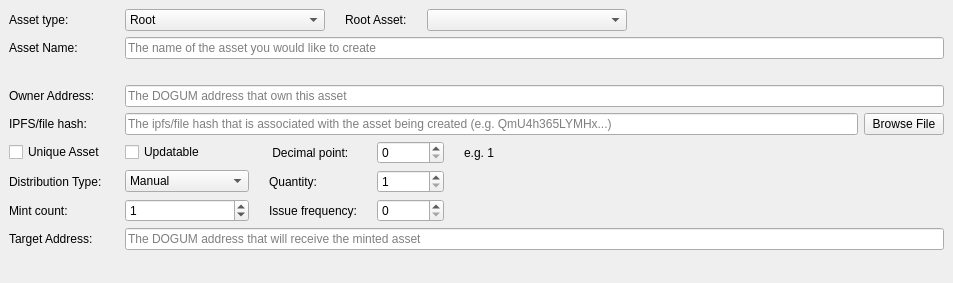
     <widget class="QWidget" name="scrollAreaWidgetContents">
      <property name="geometry">
       <rect>
        <x>0</x>
        <y>0</y>
        <width>953</width>
        <height>283</height>
       </rect>
      </property>
      <layout class="QVBoxLayout" name="verticalLayout_7" stretch="0,1">
       <property name="leftMargin">
        <number>0</number>
       </property>
       <property name="topMargin">
        <number>0</number>
       </property>
       <property name="rightMargin">
        <number>0</number>
       </property>
       <property name="bottomMargin">
        <number>0</number>
       </property>
       <item>
        <widget class="QFrame" name="frameAssetData">
         <property name="enabled">
          <bool>true</bool>
         </property>
         <property name="sizePolicy">
          <sizepolicy hsizetype="Expanding" vsizetype="Expanding">
           <horstretch>0</horstretch>
           <verstretch>0</verstretch>
          </sizepolicy>
         </property>
         <property name="frameShape">
          <enum>QFrame::NoFrame</enum>
         </property>
         <layout class="QGridLayout" name="gridLayout_2">
          <item row="15" column="0">
           <widget class="QLabel" name="targetLabel">
            <property name="toolTip">
             <string>&lt;html&gt;&lt;head/&gt;&lt;body&gt;&lt;p&gt;The DOGUM address that will receive the minted asset&lt;/p&gt;&lt;/body&gt;&lt;/html&gt;</string>
            </property>
            <property name="text">
             <string>Target Address:</string>
            </property>
           </widget>
          </item>
          <item row="4" column="0">
           <widget class="QLabel" name="addressLabel">
            <property name="toolTip">
             <string>&lt;html&gt;&lt;head/&gt;&lt;body&gt;&lt;p&gt;DOGUM address that will own this asset&lt;/p&gt;&lt;/body&gt;&lt;/html&gt;</string>
            </property>
            <property name="text">
             <string>Owner Address:</string>
            </property>
           </widget>
          </item>
          <item row="15" column="2">
           <layout class="QHBoxLayout" name="horizontalLayout_13">
            <item>
             <widget class="QValidatedLineEdit" name="targetaddressText">
              <property name="toolTip">
               <string>&lt;html&gt;&lt;head/&gt;&lt;body&gt;&lt;p&gt;The DOGUM address that will receive the minted asset&lt;/p&gt;&lt;/body&gt;&lt;/html&gt;</string>
              </property>
              <property name="placeholderText">
               <string>The DOGUM address that will receive the minted asset</string>
              </property>
             </widget>
            </item>
           </layout>
          </item>
          <item row="7" column="0">
           <widget class="QLabel" name="ipfsLabel">
            <property name="toolTip">
             <string>&lt;html&gt;&lt;head/&gt;&lt;body&gt;&lt;p&gt;[Optional] The ipfs/file hash that contains information about the asset&lt;/p&gt;&lt;/body&gt;&lt;/html&gt;</string>
            </property>
            <property name="text">
             <string>IPFS/file hash:</string>
            </property>
           </widget>
          </item>
          <item row="7" column="2">
           <layout class="QHBoxLayout" name="horizontalLayout_6">
            <item>
             <widget class="QValidatedLineEdit" name="ipfsText">
              <property name="toolTip">
               <string>&lt;html&gt;&lt;head/&gt;&lt;body&gt;&lt;p&gt;[Optional] The ipfs/file hash that contains information about the asset&lt;/p&gt;&lt;/body&gt;&lt;/html&gt;</string>
              </property>
              <property name="maxLength">
               <number>128</number>
              </property>
              <property name="placeholderText">
               <string>The ipfs/file hash that is associated with the asset being created (e.g. QmU4h365LYMHx...)</string>
              </property>
             </widget>
            </item>
            <item>
             <widget class="QPushButton" name="openIpfsButton">
              <property name="text">
               <string>Browse File</string>
              </property>
             </widget>
            </item>
           </layout>
          </item>
          <item row="1" column="2">
           <layout class="QHBoxLayout" name="horizontalLayout">
            <item>
             <widget class="QValidatedLineEdit" name="assetnameText">
              <property name="toolTip">
               <string>&lt;html&gt;&lt;head/&gt;&lt;body&gt;&lt;p&gt;a-z A-Z 0-9 and space&lt;/p&gt;&lt;/body&gt;&lt;/html&gt;</string>
              </property>
              <property name="maxLength">
               <number>128</number>
              </property>
              <property name="placeholderText">
               <string>The name of the asset you would like to create</string>
              </property>
             </widget>
            </item>
           </layout>
          </item>
          <item row="4" column="2">
           <layout class="QHBoxLayout" name="horizontalLayout_10">
            <item>
             <widget class="QValidatedLineEdit" name="owneraddressText">
              <property name="toolTip">
               <string>&lt;html&gt;&lt;head/&gt;&lt;body&gt;&lt;p&gt;DOGUM address that will own this asset&lt;/p&gt;&lt;/body&gt;&lt;/html&gt;</string>
              </property>
              <property name="text">
               <string/>
              </property>
              <property name="placeholderText">
               <string>The DOGUM address that own this asset</string>
              </property>
             </widget>
            </item>
           </layout>
          </item>
          <item row="1" column="0">
           <widget class="QLabel" name="assetNameLabel">
            <property name="text">
             <string>Asset Name:</string>
            </property>
           </widget>
          </item>
          <item row="11" column="0">
           <layout class="QGridLayout" name="gridLayout_3">
            <item row="1" column="0">
             <layout class="QHBoxLayout" name="horizontalLayout_2">
              <item>
               <widget class="QCheckBox" name="uniqueBox">
                <property name="toolTip">
                 <string>&lt;html&gt;&lt;head/&gt;&lt;body&gt;&lt;p&gt;Make this asset unique also known as NFT&lt;/p&gt;&lt;/body&gt;&lt;/html&gt;</string>
                </property>
                <property name="text">
                 <string>Unique Asset</string>
                </property>
               </widget>
              </item>
              <item>
               <widget class="QLabel" name="label">
                <property name="text">
                 <string/>
                </property>
               </widget>
              </item>
             </layout>
            </item>
            <item row="2" column="0">
             <widget class="QLabel" name="typeLabel">
              <property name="text">
               <string>Distribution Type:</string>
              </property>
              <property name="margin">
               <number>0</number>
              </property>
             </widget>
            </item>
            <item row="3" column="0">
             <widget class="QLabel" name="mintLabel">
              <property name="text">
               <string>Mint count:</string>
              </property>
             </widget>
            </item>
           </layout>
          </item>
          <item row="11" column="2">
           <layout class="QGridLayout" name="gridLayout">
            <property name="rightMargin">
             <number>0</number>
            </property>
            <property name="horizontalSpacing">
             <number>20</number>
            </property>
            <item row="1" column="2">
             <widget class="QDoubleSpinBox" name="quantitySpinBox">
              <property name="toolTip">
               <string>The number of assets that will be created</string>
              </property>
              <property name="decimals">
               <number>0</number>
              </property>
              <property name="minimum">
               <double>1.000000000000000</double>
              </property>
              <property name="maximum">
               <double>2100000000000.000000000000000</double>
              </property>
              <property name="value">
               <double>1.000000000000000</double>
              </property>
             </widget>
            </item>
            <item row="0" column="0">
             <widget class="QCheckBox" name="updatableBox">
              <property name="toolTip">
               <string>&lt;html&gt;&lt;head/&gt;&lt;body&gt;&lt;p&gt;If the owner of this asset will be able to update the asset in the future&lt;/p&gt;&lt;/body&gt;&lt;/html&gt;</string>
              </property>
              <property name="text">
               <string>Updatable</string>
              </property>
             </widget>
            </item>
            <item row="1" column="1">
             <widget class="QLabel" name="quantityLabel">
              <property name="text">
               <string>Quantity:</string>
              </property>
             </widget>
            </item>
            <item row="0" column="1">
             <widget class="QLabel" name="unitsLabel">
              <property name="text">
               <string> Decimal point:</string>
              </property>
             </widget>
            </item>
            <item row="0" column="2">
             <widget class="QSpinBox" name="unitBox">
              <property name="toolTip">
               <string>How divisble the assets will be (e.g. 8 = 1.00000000, 2 = 1.00)</string>
              </property>
              <property name="maximum">
               <number>8</number>
              </property>
             </widget>
            </item>
            <item row="0" column="3">
             <widget class="QLabel" name="unitExampleLabel">
              <property name="text">
               <string>e.g. 1</string>
              </property>
             </widget>
            </item>
            <item row="1" column="0">
             <widget class="QComboBox" name="distributionBox">
              <item>
               <property name="text">
                <string>Manual</string>
               </property>
              </item>
              <item>
               <property name="text">
                <string>Coinbase</string>
               </property>
              </item>
              <item>
               <property name="text">
                <string>schedule</string>
               </property>
              </item>
              <item>
               <property name="text">
                <string>Addresss</string>
               </property>
              </item>
             </widget>
            </item>
            <item row="1" column="3">
             <spacer name="horizontalSpacer_2">
              <property name="orientation">
               <enum>Qt::Horizontal</enum>
              </property>
              <property name="sizeHint" stdset="0">
               <size>
                <width>40</width>
                <height>20</height>
               </size>
              </property>
             </spacer>
            </item>
            <item row="2" column="0">
             <widget class="QSpinBox" name="maxmintSpinBox">
              <property name="minimumSize">
               <size>
                <width>124</width>
                <height>0</height>
               </size>
              </property>
              <property name="toolTip">
               <string>&lt;html&gt;&lt;head/&gt;&lt;body&gt;&lt;p&gt;Number of times this asset can be minted&lt;/p&gt;&lt;/body&gt;&lt;/html&gt;</string>
              </property>
              <property name="maximum">
               <number>65535</number>
              </property>
              <property name="value">
               <number>1</number>
              </property>
             </widget>
            </item>
            <item row="2" column="1">
             <widget class="QLabel" name="IssueFrequencyLabel">
              <property name="text">
               <string>Issue frequency:</string>
              </property>
             </widget>
            </item>
            <item row="2" column="2">
             <widget class="QSpinBox" name="IssueFrequencyBox">
              <property name="toolTip">
               <string>&lt;html&gt;&lt;head/&gt;&lt;body&gt;&lt;p&gt;The frequency that this asset will be minted&lt;/p&gt;&lt;/body&gt;&lt;/html&gt;</string>
              </property>
             </widget>
            </item>
           </layout>
          </item>
          <item row="0" column="0">
           <widget class="QLabel" name="AssetTypeLabel">
            <property name="text">
             <string>Asset type:</string>
            </property>
           </widget>
          </item>
          <item row="0" column="2">
           <layout class="QHBoxLayout" name="horizontalLayout_3">
            <item>
             <layout class="QGridLayout" name="gridLayout_4">
              <property name="horizontalSpacing">
               <number>20</number>
              </property>
              <property name="verticalSpacing">
               <number>6</number>
              </property>
              <item row="0" column="0">
               <widget class="QComboBox" name="AssetTypeBox">
                <property name="minimumSize">
                 <size>
                  <width>200</width>
                  <height>0</height>
                 </size>
                </property>
                <item>
                 <property name="text">
                  <string>Root</string>
                 </property>
                </item>
                <item>
                 <property name="text">
                  <string>Sub</string>
                 </property>
                </item>
               </widget>
              </item>
              <item row="0" column="2">
               <widget class="QComboBox" name="RootAssetBox">
                <property name="minimumSize">
                 <size>
                  <width>200</width>
                  <height>0</height>
                 </size>
                </property>
               </widget>
              </item>
              <item row="0" column="1">
               <widget class="QLabel" name="RootAssetLabel">
                <property name="enabled">
                 <bool>true</bool>
                </property>
                <property name="text">
                 <string>Root Asset:</string>
                </property>
               </widget>
              </item>
              <item row="0" column="3">
               <spacer name="horizontalSpacer">
                <property name="orientation">
                 <enum>Qt::Horizontal</enum>
                </property>
                <property name="sizeHint" stdset="0">
                 <size>
                  <width>40</width>
                  <height>20</height>
                 </size>
                </property>
               </spacer>
              </item>
             </layout>
            </item>
           </layout>
          </item>
          <item row="3" column="2">
           <widget class="QLabel" name="assetNameValidation">
            <property name="text">
             <string></string>
            </property>
           </widget>
          </item>
         </layout>
        </widget>
       </item>
       <item>
        <spacer name="verticalSpacer">
         <property name="orientation">
          <enum>Qt::Vertical</enum>
         </property>
         <property name="sizeHint" stdset="0">
          <size>
           <width>338</width>
           <height>40</height>
          </size>
         </property>
        </spacer>
       </item>
      </layout>
     </widget>
